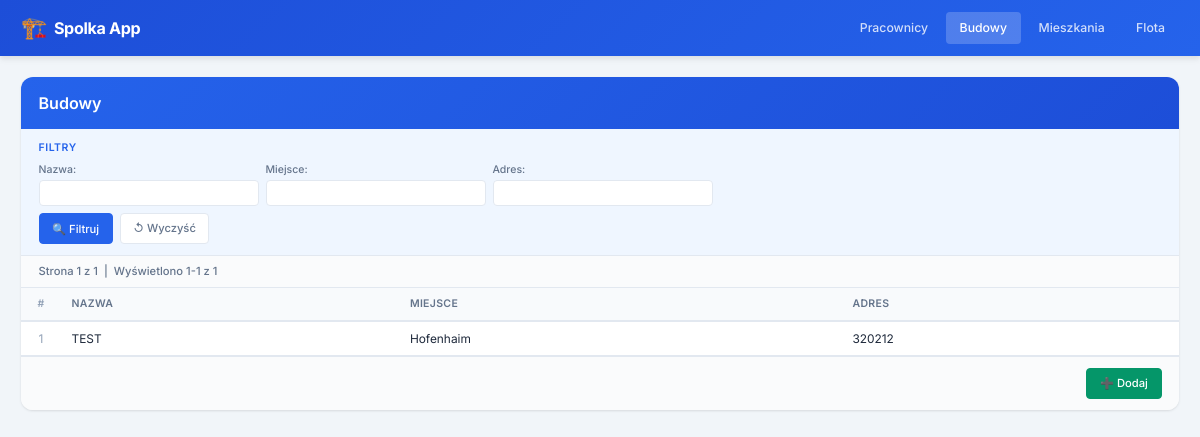
Page /budowy/ on the earlier database version.
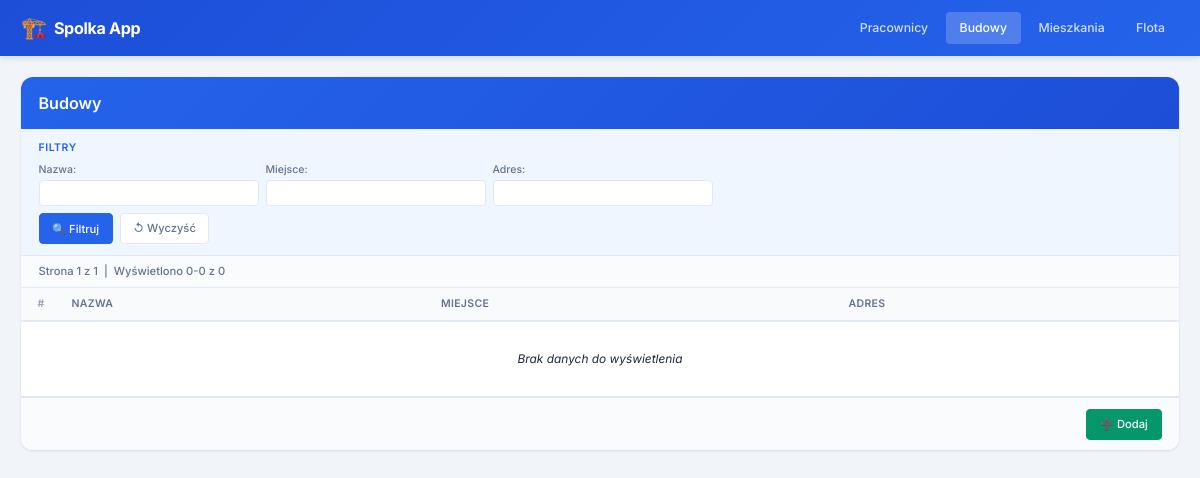
Same page on the later database version.
### kadry/models.py (models this page shows, shortened)
class Budowa(models.Model):
    nazwa = models.CharField("Nazwa", max_length=200)
    miejsce = models.CharField("Miejsce", max_length=200, blank=True)
    adres = models.CharField("Adres", max_length=300, blank=True)
    class Meta:
        verbose_name = "Budowa"
        verbose_name_plural = "Budowy"
        ordering = ["nazwa"]

### kadry/views.py (the view)
# urls.py: path("budowy/", views.budowa_list, name="budowa_list"),
def budowa_list(request):
    qs = Budowa.objects.all()
    f_nazwa = request.GET.get("nazwa", "")
    f_miejsce = request.GET.get("miejsce", "")
    f_adres = request.GET.get("adres", "")
    if f_nazwa:
        qs = qs.filter(get_wildcard_filter("nazwa", f_nazwa))
    if f_miejsce:
        qs = qs.filter(get_wildcard_filter("miejsce", f_miejsce))
    if f_adres:
        qs = qs.filter(get_wildcard_filter("adres", f_adres))
    paginator = Paginator(qs, 50)
    page = request.GET.get("strona", 1)
    objects = paginator.get_page(page)
    context = {
        "objects": objects,
        "module_name": "Budowy",
        "filters": {
            "nazwa": f_nazwa,
            "miejsce": f_miejsce,
            "adres": f_adres,
        },
        "columns": [
            ("nazwa", "Nazwa"),
            ("miejsce", "Miejsce"),
            ("adres", "Adres"),
        ],
        "detail_url_name": "budowa_detail",
        "create_url_name": "budowa_create",
        "delete_url_name": "budowa_delete",
    }
    return render(request, "kadry/list.html", context)

### kadry/templatetags/kadry_tags.py (called while the page is built)
@register.filter
def attr(obj, name):
    try:
        val = getattr(obj, name, "")
        if callable(val):
            return val()
        return val
    except Exception:
        return ""

@register.filter
def get_item(dictionary, key):
    if isinstance(dictionary, dict):
        return dictionary.get(key, "")
    return ""

### kadry/templates/kadry/list.html (shortened to what this page needs)
{% extends "kadry/base.html" %}
{% load kadry_tags %}
{% block content %}
<div class="list-view">
    <div class="list-header" style="display: flex; justify-content: space-between; align-items: center;">
        <h1 class="list-title">{{ module_name }}</h1>
    </div>
    <div class="filters-panel">
        <div class="filters-title">Filtry</div>
        <form method="get" class="filters-form" id="filtersForm">
            <div class="filters-grid">
                {% for key, label in columns %}
                {% if key in filters %}
                <div class="filter-group">
                    <label class="filter-label" for="filter_{{ key }}">{{ label }}:</label>
                    <input type="text" id="filter_{{ key }}" name="{{ key }}" value="{{ filters|get_item:key }}"
                        class="filter-input">
                </div>
                {% endif %}
                {% endfor %}
            </div>
            <div class="filters-actions">
                <button type="submit" class="btn btn-filter">🔍 Filtruj</button>
                <a href="?" class="btn btn-reset">↺ Wyczyść</a>
            </div>
        </form>
    </div>
    <div class="pagination-bar">
        <span class="pagination-info">
            Strona {{ objects.number }} z {{ objects.paginator.num_pages }}
            &nbsp;|&nbsp;
            Wyświetlono {{ objects.start_index }}-{{ objects.end_index }} z {{ objects.paginator.count }}
        </span>
    </div>
    <div class="table-container">
        <table class="data-table" id="dataTable">
            <thead>
                <tr>
                    <th class="col-lp">#</th>
                    {% for key, label in columns %}
                    <th>{{ label }}</th>
                    {% endfor %}
                </tr>
            </thead>
            <tbody>
                {% for obj in objects %}
                <tr class="data-row" data-url="{% url detail_url_name pk=obj.pk %}"
                    title="Kliknij dwukrotnie, aby otworzyć">
                    <td class="col-lp">{{ forloop.counter0|add:objects.start_index }}</td>
                    {% for key, label in columns %}
                    <td>{{ obj|attr:key }}</td>
                    {% endfor %}
                </tr>
                {% empty %}
                <tr>
                    <td colspan="{{ columns|length|add:1 }}" class="empty-row">
                        Brak danych do wyświetlenia
                    </td>
                </tr>
                {% endfor %}
            </tbody>
        </table>
    </div>
    <div class="action-bar">
        <a href="{% url create_url_name %}" class="btn btn-add">➕ Dodaj</a>
    </div>
</div>
{% endblock %}

Differences in the rows shown:
removed Budowa: columns "TEST" "Hofenhaim" "320212"
Other differences:
{{ objects.start_index }}: "1" → "0"
{{ objects.end_index }}: "1" → "0"
{{ objects.paginator.count }}: "1" → "0"
text now shown: "Brak danych do wyświetlenia"
